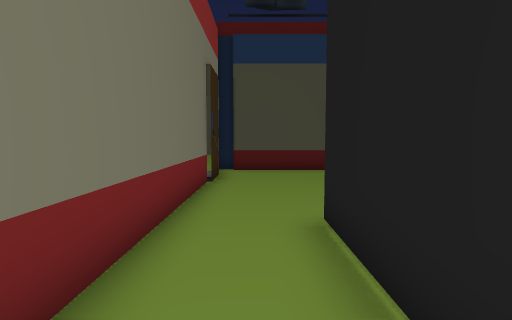
[1] (above)

14 first-person views from a walk through a scene from a Unity 3-D project. The camera is 1.3 m above the floor, tilts 4° down and sees 80° across. The floor is counted in squares, 1 m on a side. Each view is taken from the middle of a square. On the plan, view 1 faces up. The plan holds only what a view shows up to about 14 squares ahead; the rest is blank. The place goes on beyond the plan.

[2]
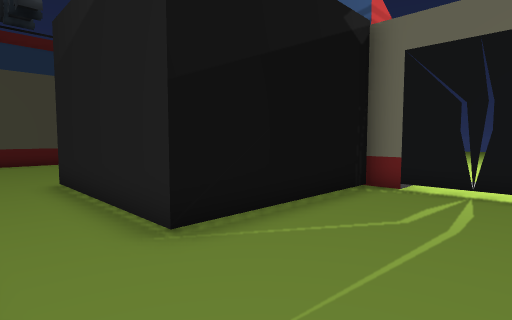

[3]
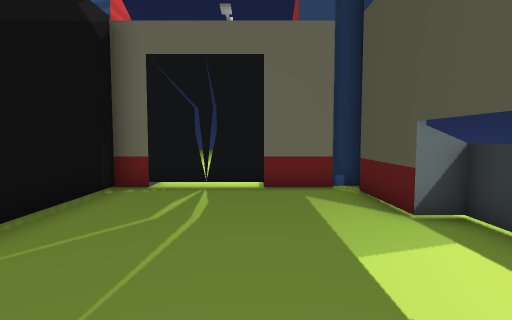

[4]
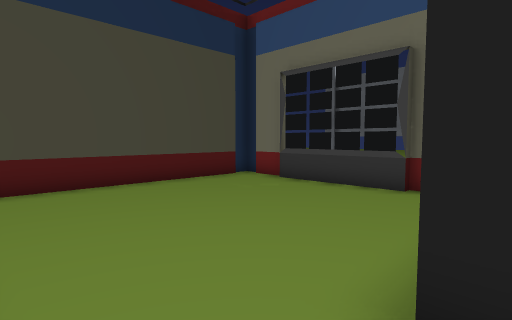

[5]
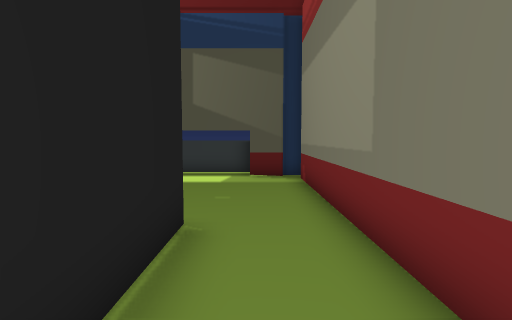

[6]
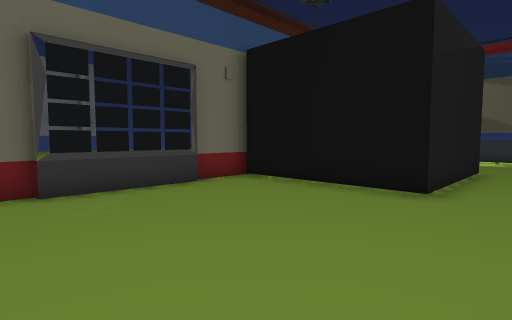

[7]
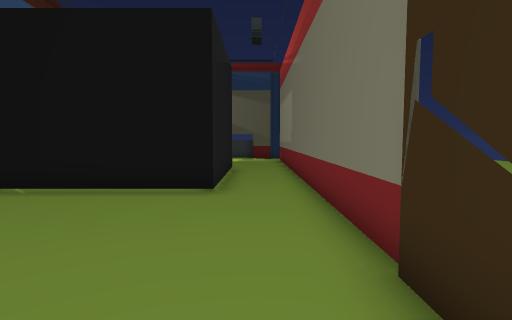

[8]
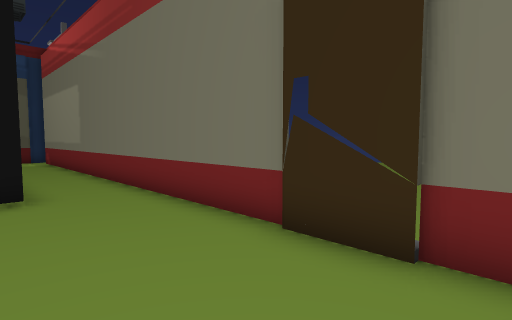

[9]
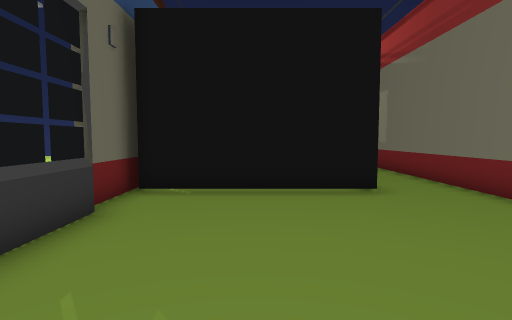

[10]
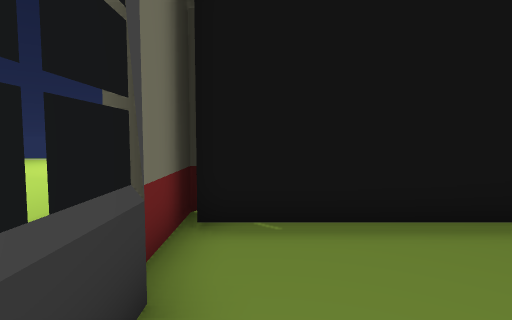

[11]
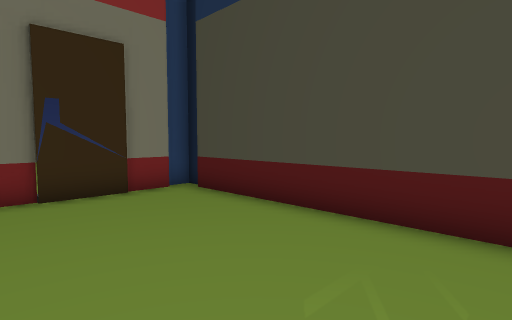

[12]
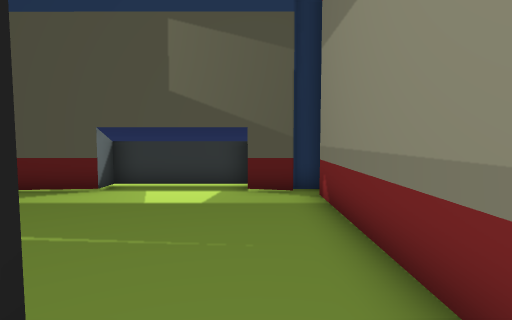

[13]
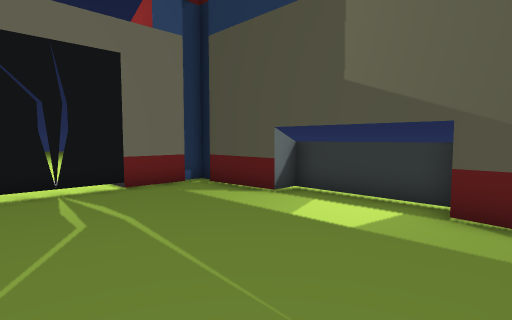

[14]
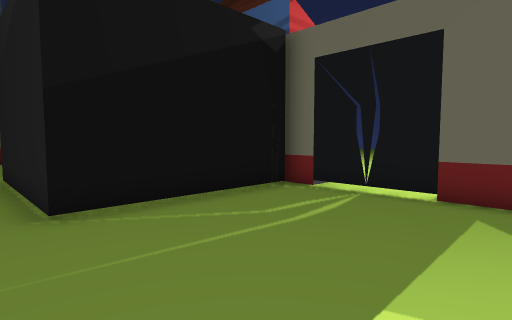

### Floor plan
Key: @ floor where view 1 was taken; # wall or solid block; . main floor; : floor 0.25 m higher than the main floor; T thing the floor can be seen under or through; O other object.
Columns run from 3 left of view 1 to 8 right of it. Each row starts with its distance up from view 1.
 13  ##########
 12  #........#
 11 ..#.......#
 10 ..#.......#
  9  #........#
  8  #........#
  7  #........#
  6  #........#
  5  #........O
  4  #..#.....#
  3  #..#    OOO
  2  #..#    OOO
  1  #..#     OO
  0  #.@#     O
 -1  #..#OOOOO#
 -2  #........T.
 -3  #........T:
 -4  #........T:
 -5  #........T:
 -6  #........T
 -7  #........T
 -8  ##OOOOO###
 -9    .....

Positions as (right, up) in squares from view 1, and headings:
1: (0, 0), facing up
2: (-1, -5), facing up-right
3: (-1, -5), facing right
4: (-1, 4), facing up-right
5: (0, 3), facing down
6: (-1, 12), facing down-right
7: (0, 12), facing down
8: (2, 12), facing down-left
9: (4, 12), facing down
10: (6, 9), facing down
11: (6, 8), facing up-left
12: (0, 0), facing down
13: (-1, -2), facing down-right
14: (0, -7), facing up-right
